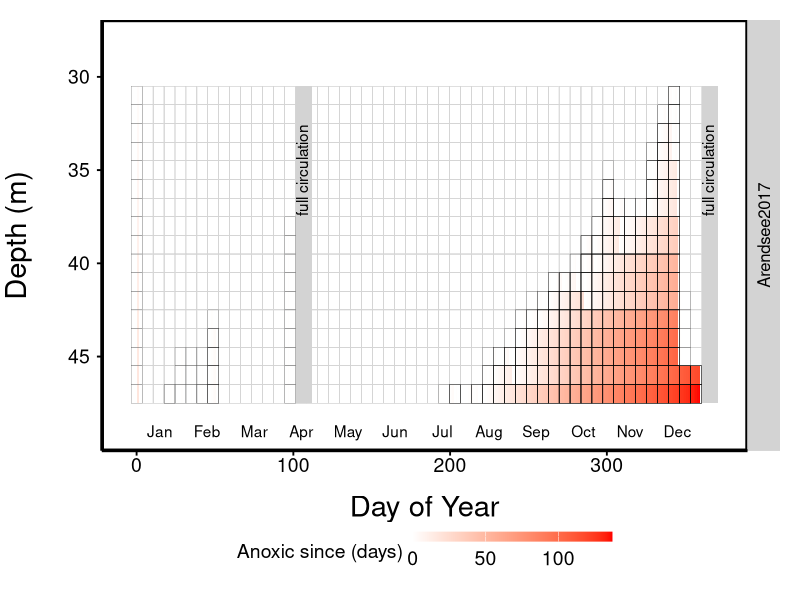
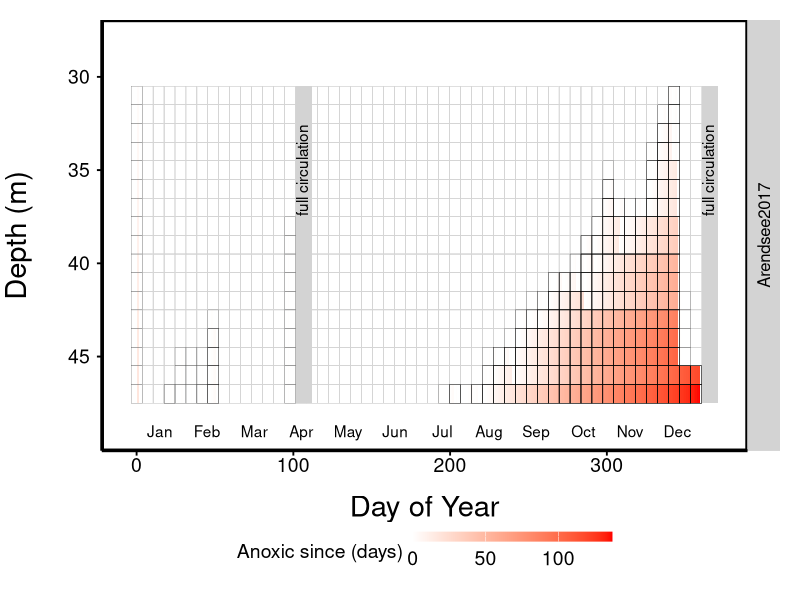

Write R code to recreate these figures, in order.

# Graph look
papermet_nofrills <- function(base_size = 14, base_family = "") {
  # Starts with theme_grey and then modify some parts
  theme_bw(base_size = base_size, base_family = base_family) %+replace%
    theme(
      axis.text.x = element_text(size=14,colour="black"),
      axis.text.y = element_text(size=14,colour="black", margin=margin(0,5,0,0), vjust = 0.5),
      axis.ticks =  element_line(colour = "black"), 
      axis.title.x= element_text(size=21,colour="black",vjust=-2),
      axis.title.y= element_text(size=21,angle=90,colour="black",vjust = 6),
      panel.background = element_rect(fill="white",size = 1.5, colour = "black"), 
      panel.border =element_blank(),  
      panel.grid.major = element_blank(), 
      #panel.grid.minor = element_line(colour = "lightgrey"),
      panel.grid.minor = element_blank(), 
      plot.background = element_rect(fill="white",color=NA), 
      plot.title =element_text(size=16,colour="black",margin = margin(0, 0, 10, 0)),
      plot.subtitle =element_text(size=12,colour="black",margin = margin(10, 0, 10, 0)),
      plot.margin = unit(c(1,  1, 1, 2), "lines"),
      legend.background=element_rect(fill='white',color=NA),
      legend.title=element_text(size=14,colour="black"),
      legend.text=element_text(size=14,colour="black"),
      legend.key = element_rect( fill = 'lightgrey',color='white'),
      legend.key.size = unit(c(1.2, 1.2), "lines"),
      axis.line.x = element_line(color="black", size = 1),
      axis.line.y = element_line(color="black", size = 1),
      #factettes
      strip.background = element_rect(colour = 'lightgrey',size = 1,fill = 'lightgrey'), #for boxes of facettes
      panel.spacing = unit(0.6 , "lines"),   #panel margins
      strip.text.x = element_text(size = 12,colour = 'black'),
      strip.text.y = element_text(size = 12,colour = 'black',angle = 90)
    )
}

#packages
library(ggplot2)
library(tidyr)
library(dplyr)
library(readxl)


#information
#thresh.ox tox <- c(0.3)#mg/L entsprich 9.375 uM O2

#imporat data
rich_import <- read.csv("./Output/YSI.aa.2017.csv", fileEncoding = "UTF-8") 
rich_import = t(rich_import)

#calculate anoxic age
dptt <- seq(1:(ncol(rich_import)-1)) #only data from 30 m, add top rows later, only days after onset of stratification?
startdate_doy <- 0 #day of onset of stratification
lengthofdata <- nrow(rich_import)
aa.coerced <- data.frame(diy=0,anox.age=0,lake=0,depth.x=0)

#
for (m in 2:length(dptt)) {
#as.numeric turns T/F in 1/0  
depth_series <- data.frame(o2.threshcrossed=as.numeric(rich_import[,m]),diy=1:lengthofdata )

for(i in 2:nrow(depth_series)) { 
  depth_series[i,1] <- (depth_series[i-1,1]+depth_series[i,1])*depth_series[i,1]}

aa.coerced <- rbind(
  aa.coerced,data.frame(
    diy=seq(1:max(depth_series[,2]))+startdate_doy,
    anox.age=depth_series[,1],
    lake="Arendsee2017",
    depth.x=dptt[m]+29))
}
aa.coerced<-aa.coerced%>%filter(lake!=0)

#data format for plot: diy, anox.age, lake, depth.x


#REARRANGE DATA
grids<-7 #usual grid size is 1 (1 day and 0.1m), multiply to make grid broader
grids2<-5 #

holom<- data.frame(diy=c(102,361), #DIYs of circulation events
                   ys=-35,                       # position of "full circulation" text
                   mixi="full circulation", 
                   ymins=c(-47.5), #can be different values if different lakes are displayed
                   lake=c("Arendsee2017")) #some adjustements would be necessary if you wish to change that, or add anther year
monthss<- data.frame(diy=c(seq(from=15,to=365,by=30)),
                     mons=c("Jan","Feb","Mar","Apr","May","Jun","Jul","Aug","Sep","Oct", "Nov", "Dec"),
                     lake="Arendsee2017") #Displayed only in the last row, so "lake" here would be only the lowermost panel
#PLOT

p2 <-ggplot(data=aa.coerced)+
  geom_tile(aes(x=diy,y=-depth.x,fill=anox.age))+
  geom_rect(data=aa.coerced%>%filter(anox.age==0),
            aes(xmin=round(diy/grids)*grids - grids/2, 
                xmax=round(diy/grids)*grids + grids/2, 
                ymin=-round(depth.x/(grids2/10))*(grids2/10) - (grids2/10), 
                ymax=-round(depth.x/(grids2/10))*(grids2/10) + (grids2/10)),
            size=0.05, fill=NA, colour="lightgrey",alpha=0.25)+
  geom_rect(data=aa.coerced%>%filter(anox.age>0),
            aes(xmin=round(diy/grids)*grids - grids/2, 
                xmax=round(diy/grids)*grids + grids/2, 
                ymin=-round(depth.x/(grids2/10))*(grids2/10) - (grids2/10), 
                ymax=-round(depth.x/(grids2/10))*(grids2/10) + (grids2/10)),
            size=0.05, fill=NA, colour="black")+
  scale_fill_gradient(low = "white", high = "red",name="Anoxic since (days)",na.value = 'white')+
  papermet_nofrills()+
  scale_y_continuous(name="Depth (m)",limits=c(-49,-28),breaks=c(-30,-35,-40,-45),labels=c(30,35,40,45))+
  scale_x_continuous(name="Day of Year")+
  theme(legend.position="bottom")+
  guides(fill = guide_colourbar(barheight = 0.5,barwidth  = 10))+
  facet_grid(lake~.#,
             #labeller=labeller(lake=c("cc"="Lake Croche","cw"="Lake Cromwell"))
             )+
  geom_text(data=monthss,aes(x=diy,y=-49,label=mons))+
  geom_rect(data=holom,aes(xmin=diy,xmax=diy+10,ymin=ymins,ymax=-30.5),fill="lightgrey")+ #change bar for "circulation" here
  geom_text(data=holom,aes(x=diy+3.5,y=ys,label=mixi),angle=90) # position of "full circulation" text

p2

ggsave("./Output/AnoxicAgeGrid_2017.jpg", p2, device = "jpeg")
